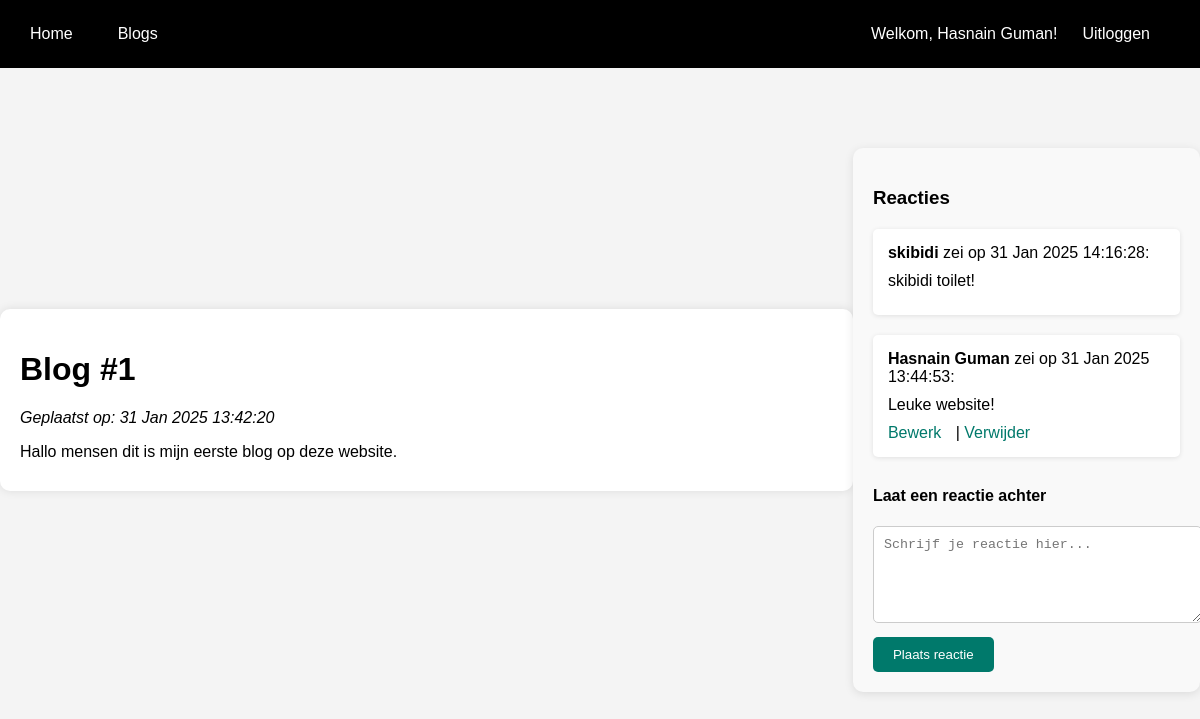
/PHProject/pages/view_blog.php?id=1 (signed in), run on the app's committed database.
### tables this page shows
CREATE TABLE `blogs` (
  `id` int(11) NOT NULL,
  `title` varchar(255) NOT NULL,
  `content` text NOT NULL,
  `created_at` timestamp NOT NULL DEFAULT current_timestamp() ON UPDATE current_timestamp(),
  `author_id` int(11) DEFAULT NULL,
  `user_id` int(11) NOT NULL
);

CREATE TABLE `comments` (
  `id` int(11) NOT NULL,
  `blog_id` int(11) NOT NULL,
  `user_id` int(11) DEFAULT NULL,
  `comment` text NOT NULL,
  `created_at` timestamp NOT NULL DEFAULT current_timestamp(),
  `updated_at` timestamp NOT NULL DEFAULT current_timestamp() ON UPDATE current_timestamp()
);

CREATE TABLE `users` (
  `id` int(11) NOT NULL,
  `username` varchar(50) NOT NULL,
  `password` varchar(255) NOT NULL,
  `role` enum('user','admin') DEFAULT 'user',
  `email` varchar(255) NOT NULL
);

### PHProject/pages/view_blog.php (the view, shortened to what this page needs)
<?php
include '../includes/db.php';
$blog_id = $_GET['id'];
$stmt = $conn->prepare("SELECT title, content, created_at FROM blogs WHERE id = ?");
$stmt->execute([$blog_id]);
$blog = $stmt->fetch(PDO::FETCH_ASSOC);
$stmt = $conn->prepare("SELECT comments.id, comments.comment, users.username, comments.created_at, comments.updated_at, comments.user_id FROM comments JOIN users ON comments.user_id = users.id WHERE comments.blog_id = :blog_id ORDER BY comments.created_at DESC");
$stmt->bindParam(':blog_id', $blog_id);
$stmt->execute();
$comments = $stmt->fetchAll(PDO::FETCH_ASSOC);
?>
<!DOCTYPE html>
<html lang="nl">
<head>
    <link rel="stylesheet" href="../css/style.css">
</head>
<body>
<?php include '../includes/header.php'; ?>
<div class="blog-content">
    <h1><?= htmlspecialchars($blog['title']); ?></h1>
    <p><em>Geplaatst op: <?= date("d M Y H:i:s", strtotime($blog['created_at'])) ?></em></p>
    <p><?= nl2br(htmlspecialchars($blog['content'])); ?></p>
</div>
<div class="comments-section">
    <h3>Reacties</h3>
    <?php foreach ($comments as $comment): ?>
        <div class="comment-box">
            <p><strong><?= htmlspecialchars($comment['username']) ?></strong> zei op <?= date("d M Y H:i:s", strtotime($comment['created_at'])) ?>:</p>
            <p><?= nl2br(htmlspecialchars($comment['comment'])) ?></p>
            <?php if (isset($_SESSION['user_id']) && ($comment['user_id'] == $_SESSION['user_id'] || $_SESSION['role'] == 'admin')): ?>
                <a href="edit_comment.php?id=<?= $comment['id'] ?>&blog_id=<?= $blog_id ?>">Bewerk</a> |
                <a href="delete_comment.php?id=<?= $comment['id'] ?>&blog_id=<?= $blog_id ?>">Verwijder</a>
            <?php endif; ?>
        </div>
    <?php endforeach; ?>
    <?php if (isset($_SESSION['username'])): ?>
        <h4>Laat een reactie achter</h4>
        <form method="POST">
            <textarea name="comment" placeholder="Schrijf je reactie hier..." rows="5"></textarea><br>
            <button type="submit">Plaats reactie</button>
        </form>
    <?php else: ?>
        <p>Je moet <a href="login.php">inloggen</a> om een reactie te plaatsen.</p>
    <?php endif; ?>
</div>
</body>
</html>

### PHProject/css/style.css (style rules this page uses)
body { font-family: Arial, sans-serif; background-color: #f4f4f4; margin: 0; padding: 0; display: flex; justify-content: center; align-items: center; height: 100vh; }
.blog-content { width: 80%; max-width: 900px; margin: 50px auto; padding: 20px; background-color: #fff; border-radius: 10px; box-shadow: 0 0 10px rgba(0, 0, 0, 0.1); }
.blog-content p { margin-bottom: 10px; }
.comments-section { margin-top: 40px; padding: 20px; background-color: #f9f9f9; border-radius: 10px; box-shadow: 0 2px 10px rgba(0, 0, 0, 0.1); }
.comment-box { background-color: white; padding: 15px; margin-bottom: 20px; border-radius: 5px; box-shadow: 0 1px 5px rgba(0, 0, 0, 0.1); }
.comment-box p { margin: 0 0 10px; }
.comment-box a { color: #00796b; text-decoration: none; margin-right: 10px; }
.comments-section h3 { margin-bottom: 20px; }
.comments-section h4 { margin-top: 30px; }
.comments-section form { margin-top: 20px; }
.comments-section textarea { width: 100%; padding: 10px; border: 1px solid #ccc; border-radius: 5px; resize: vertical; }
.comments-section button { background-color: #00796b; color: white; padding: 10px 20px; border: none; border-radius: 5px; cursor: pointer; margin-top: 10px; }

### data on the page
blogs: title "Blog #1", created_at "31 Jan 2025 13:42:20", content "Hallo mensen dit is mijn eerste blog op deze website."
comments: user.username "skibidi", created_at "31 Jan 2025 14:16:28", comment "skibidi toilet!"
comments: user.username "Hasnain Guman", created_at "31 Jan 2025 13:44:53", comment "Leuke website!"

### other printed values
$_SESSION['username'] "Hasnain Guman"
